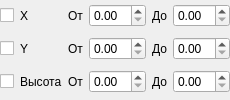
               <widget class="QWidget" name="page_2">
                <layout class="QGridLayout" name="gridLayout_15">
                 <property name="leftMargin">
                  <number>0</number>
                 </property>
                 <property name="topMargin">
                  <number>0</number>
                 </property>
                 <property name="rightMargin">
                  <number>0</number>
                 </property>
                 <property name="bottomMargin">
                  <number>0</number>
                 </property>
                 <item row="0" column="0">
                  <widget class="QCheckBox" name="checkBox_20">
                   <property name="sizePolicy">
                    <sizepolicy hsizetype="Maximum" vsizetype="Fixed">
                     <horstretch>0</horstretch>
                     <verstretch>0</verstretch>
                    </sizepolicy>
                   </property>
                   <property name="text">
                    <string/>
                   </property>
                  </widget>
                 </item>
                 <item row="0" column="1">
                  <widget class="QLabel" name="label_32">
                   <property name="sizePolicy">
                    <sizepolicy hsizetype="Maximum" vsizetype="Preferred">
                     <horstretch>0</horstretch>
                     <verstretch>0</verstretch>
                    </sizepolicy>
                   </property>
                   <property name="text">
                    <string>X</string>
                   </property>
                  </widget>
                 </item>
                 <item row="0" column="2">
                  <widget class="QLabel" name="label_33">
                   <property name="sizePolicy">
                    <sizepolicy hsizetype="Maximum" vsizetype="Preferred">
                     <horstretch>0</horstretch>
                     <verstretch>0</verstretch>
                    </sizepolicy>
                   </property>
                   <property name="text">
                    <string>От</string>
                   </property>
                  </widget>
                 </item>
                 <item row="0" column="3">
                  <widget class="QDoubleSpinBox" name="doubleSpinBox_24"/>
                 </item>
                 <item row="0" column="4">
                  <widget class="QLabel" name="label_37">
                   <property name="sizePolicy">
                    <sizepolicy hsizetype="Maximum" vsizetype="Preferred">
                     <horstretch>0</horstretch>
                     <verstretch>0</verstretch>
                    </sizepolicy>
                   </property>
                   <property name="text">
                    <string>До</string>
                   </property>
                  </widget>
                 </item>
                 <item row="0" column="5">
                  <widget class="QDoubleSpinBox" name="doubleSpinBox_28"/>
                 </item>
                 <item row="1" column="0">
                  <widget class="QCheckBox" name="checkBox_21">
                   <property name="sizePolicy">
                    <sizepolicy hsizetype="Maximum" vsizetype="Fixed">
                     <horstretch>0</horstretch>
                     <verstretch>0</verstretch>
                    </sizepolicy>
                   </property>
                   <property name="text">
                    <string/>
                   </property>
                  </widget>
                 </item>
                 <item row="1" column="1">
                  <widget class="QLabel" name="label_35">
                   <property name="sizePolicy">
                    <sizepolicy hsizetype="Maximum" vsizetype="Preferred">
                     <horstretch>0</horstretch>
                     <verstretch>0</verstretch>
                    </sizepolicy>
                   </property>
                   <property name="text">
                    <string>Y</string>
                   </property>
                  </widget>
                 </item>
                 <item row="1" column="2">
                  <widget class="QLabel" name="label_34">
                   <property name="sizePolicy">
                    <sizepolicy hsizetype="Maximum" vsizetype="Preferred">
                     <horstretch>0</horstretch>
                     <verstretch>0</verstretch>
                    </sizepolicy>
                   </property>
                   <property name="text">
                    <string>От</string>
                   </property>
                  </widget>
                 </item>
                 <item row="1" column="3">
                  <widget class="QDoubleSpinBox" name="doubleSpinBox_23"/>
                 </item>
                 <item row="1" column="4">
                  <widget class="QLabel" name="label_39">
                   <property name="sizePolicy">
                    <sizepolicy hsizetype="Maximum" vsizetype="Preferred">
                     <horstretch>0</horstretch>
                     <verstretch>0</verstretch>
                    </sizepolicy>
                   </property>
                   <property name="text">
                    <string>До</string>
                   </property>
                  </widget>
                 </item>
                 <item row="1" column="5">
                  <widget class="QDoubleSpinBox" name="doubleSpinBox_25"/>
                 </item>
                 <item row="2" column="0">
                  <widget class="QCheckBox" name="checkBox_22">
                   <property name="sizePolicy">
                    <sizepolicy hsizetype="Maximum" vsizetype="Fixed">
                     <horstretch>0</horstretch>
                     <verstretch>0</verstretch>
                    </sizepolicy>
                   </property>
                   <property name="text">
                    <string/>
                   </property>
                  </widget>
                 </item>
                 <item row="2" column="1">
                  <widget class="QLabel" name="label_38">
                   <property name="sizePolicy">
                    <sizepolicy hsizetype="Maximum" vsizetype="Preferred">
                     <horstretch>0</horstretch>
                     <verstretch>0</verstretch>
                    </sizepolicy>
                   </property>
                   <property name="text">
                    <string>Высота</string>
                   </property>
                  </widget>
                 </item>
                 <item row="2" column="2">
                  <widget class="QLabel" name="label_40">
                   <property name="sizePolicy">
                    <sizepolicy hsizetype="Maximum" vsizetype="Preferred">
                     <horstretch>0</horstretch>
                     <verstretch>0</verstretch>
                    </sizepolicy>
                   </property>
                   <property name="text">
                    <string>От</string>
                   </property>
                  </widget>
                 </item>
                 <item row="2" column="3">
                  <widget class="QDoubleSpinBox" name="doubleSpinBox_26"/>
                 </item>
                 <item row="2" column="4">
                  <widget class="QLabel" name="label_36">
                   <property name="sizePolicy">
                    <sizepolicy hsizetype="Maximum" vsizetype="Preferred">
                     <horstretch>0</horstretch>
                     <verstretch>0</verstretch>
                    </sizepolicy>
                   </property>
                   <property name="text">
                    <string>До</string>
                   </property>
                  </widget>
                 </item>
                 <item row="2" column="5">
                  <widget class="QDoubleSpinBox" name="doubleSpinBox_27"/>
                 </item>
                </layout>
               </widget>
